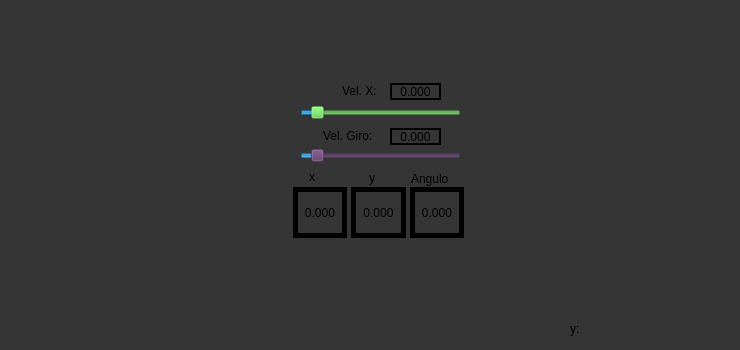
<?xml version="1.0" encoding="UTF-8"?>
<ui version="4.0">
 <class>MainWindowDesign</class>
 <widget class="QMainWindow" name="MainWindowDesign">
  <property name="geometry">
   <rect>
    <x>0</x>
    <y>0</y>
    <width>740</width>
    <height>350</height>
   </rect>
  </property>
  <property name="minimumSize">
   <size>
    <width>740</width>
    <height>350</height>
   </size>
  </property>
  <property name="maximumSize">
   <size>
    <width>740</width>
    <height>350</height>
   </size>
  </property>
  <property name="windowTitle">
   <string>QRosApp</string>
  </property>
  <property name="windowIcon">
   <iconset resource="../resources/button.qrc">
    <normaloff>:/images/joystick_play.png</normaloff>:/images/joystick_play.png</iconset>
  </property>
  <property name="styleSheet">
   <string notr="true">background-color: rgb(53, 53, 53);</string>
  </property>
  <property name="locale">
   <locale language="English" country="Australia"/>
  </property>
  <widget class="QWidget" name="centralwidget">
   <widget class="QLabel" name="label">
    <property name="geometry">
     <rect>
      <x>309</x>
      <y>168</y>
      <width>16</width>
      <height>17</height>
     </rect>
    </property>
    <property name="styleSheet">
     <string notr="true">background-color: rgb(0, 0, 0,0);
font: 57 11pt &quot;Ubuntu&quot;;
color: rgb(0, 0, 0);</string>
    </property>
    <property name="text">
     <string>x</string>
    </property>
   </widget>
   <widget class="QLabel" name="label_2">
    <property name="geometry">
     <rect>
      <x>570</x>
      <y>320</y>
      <width>16</width>
      <height>17</height>
     </rect>
    </property>
    <property name="styleSheet">
     <string notr="true">background-color: rgb(0, 0, 0,0);
color: rgb(0, 0, 0);</string>
    </property>
    <property name="text">
     <string>y:</string>
    </property>
   </widget>
   <widget class="QLabel" name="joystick_img">
    <property name="geometry">
     <rect>
      <x>9</x>
      <y>9</y>
      <width>729</width>
      <height>343</height>
     </rect>
    </property>
    <property name="text">
     <string/>
    </property>
    <property name="pixmap">
     <pixmap resource="../resources/button.qrc">:/images/joystick_play.png</pixmap>
    </property>
    <property name="alignment">
     <set>Qt::AlignCenter</set>
    </property>
   </widget>
   <widget class="QLabel" name="label_3">
    <property name="geometry">
     <rect>
      <x>369</x>
      <y>169</y>
      <width>16</width>
      <height>17</height>
     </rect>
    </property>
    <property name="styleSheet">
     <string notr="true">background-color: rgb(0, 0, 0,0);
font: 57 11pt &quot;Ubuntu&quot;;
color: rgb(0, 0, 0);</string>
    </property>
    <property name="text">
     <string>y</string>
    </property>
   </widget>
   <widget class="QLabel" name="label_4">
    <property name="geometry">
     <rect>
      <x>411</x>
      <y>170</y>
      <width>61</width>
      <height>17</height>
     </rect>
    </property>
    <property name="styleSheet">
     <string notr="true">background-color: rgb(0, 0, 0,0);
font: 57 11pt &quot;Ubuntu&quot;;
color: rgb(0, 0, 0);</string>
    </property>
    <property name="text">
     <string>Angulo</string>
    </property>
   </widget>
   <widget class="QPushButton" name="go_forward">
    <property name="geometry">
     <rect>
      <x>144</x>
      <y>113</y>
      <width>51</width>
      <height>51</height>
     </rect>
    </property>
    <property name="autoFillBackground">
     <bool>false</bool>
    </property>
    <property name="styleSheet">
     <string notr="true">background-color: rgba(255,255,255,0);</string>
    </property>
    <property name="text">
     <string/>
    </property>
    <property name="icon">
     <iconset resource="../resources/button.qrc">
      <normaloff>:/images/logo_button_up.png</normaloff>:/images/logo_button_up.png</iconset>
    </property>
    <property name="iconSize">
     <size>
      <width>51</width>
      <height>51</height>
     </size>
    </property>
    <property name="flat">
     <bool>true</bool>
    </property>
   </widget>
   <widget class="QPushButton" name="go_right">
    <property name="geometry">
     <rect>
      <x>184</x>
      <y>154</y>
      <width>51</width>
      <height>51</height>
     </rect>
    </property>
    <property name="autoFillBackground">
     <bool>false</bool>
    </property>
    <property name="styleSheet">
     <string notr="true">background-color: rgba(255,255,255,0);</string>
    </property>
    <property name="text">
     <string/>
    </property>
    <property name="icon">
     <iconset resource="../resources/button.qrc">
      <normaloff>:/images/logo_button_right.png</normaloff>:/images/logo_button_right.png</iconset>
    </property>
    <property name="iconSize">
     <size>
      <width>51</width>
      <height>51</height>
     </size>
    </property>
    <property name="flat">
     <bool>true</bool>
    </property>
   </widget>
   <widget class="QPushButton" name="go_left">
    <property name="geometry">
     <rect>
      <x>105</x>
      <y>153</y>
      <width>51</width>
      <height>51</height>
     </rect>
    </property>
    <property name="autoFillBackground">
     <bool>false</bool>
    </property>
    <property name="styleSheet">
     <string notr="true">background-color: rgba(255,255,255,0);</string>
    </property>
    <property name="text">
     <string/>
    </property>
    <property name="icon">
     <iconset resource="../resources/button.qrc">
      <normaloff>:/images/logo_button_left.png</normaloff>:/images/logo_button_left.png</iconset>
    </property>
    <property name="iconSize">
     <size>
      <width>51</width>
      <height>51</height>
     </size>
    </property>
    <property name="flat">
     <bool>true</bool>
    </property>
   </widget>
   <widget class="QPushButton" name="go_back">
    <property name="geometry">
     <rect>
      <x>145</x>
      <y>193</y>
      <width>51</width>
      <height>51</height>
     </rect>
    </property>
    <property name="autoFillBackground">
     <bool>false</bool>
    </property>
    <property name="styleSheet">
     <string notr="true">background-color: rgba(255,255,255,0);</string>
    </property>
    <property name="text">
     <string/>
    </property>
    <property name="icon">
     <iconset resource="../resources/button.qrc">
      <normaloff>:/images/logo_button_down.png</normaloff>:/images/logo_button_down.png</iconset>
    </property>
    <property name="iconSize">
     <size>
      <width>51</width>
      <height>51</height>
     </size>
    </property>
    <property name="flat">
     <bool>true</bool>
    </property>
   </widget>
   <widget class="QLabel" name="y_label">
    <property name="geometry">
     <rect>
      <x>351</x>
      <y>187</y>
      <width>55</width>
      <height>51</height>
     </rect>
    </property>
    <property name="styleSheet">
     <string notr="true">color:rgb(0, 0, 0);
background-color: rgb(53, 53, 53);</string>
    </property>
    <property name="frameShape">
     <enum>QFrame::Box</enum>
    </property>
    <property name="lineWidth">
     <number>5</number>
    </property>
    <property name="text">
     <string>0.000</string>
    </property>
    <property name="alignment">
     <set>Qt::AlignCenter</set>
    </property>
   </widget>
   <widget class="QLabel" name="o_label">
    <property name="geometry">
     <rect>
      <x>410</x>
      <y>187</y>
      <width>54</width>
      <height>51</height>
     </rect>
    </property>
    <property name="styleSheet">
     <string notr="true">color:rgb(0, 0, 0);
background-color: rgb(53, 53, 53);</string>
    </property>
    <property name="frameShape">
     <enum>QFrame::Box</enum>
    </property>
    <property name="lineWidth">
     <number>5</number>
    </property>
    <property name="text">
     <string>0.000</string>
    </property>
    <property name="alignment">
     <set>Qt::AlignCenter</set>
    </property>
   </widget>
   <widget class="QLabel" name="x_label">
    <property name="geometry">
     <rect>
      <x>293</x>
      <y>187</y>
      <width>54</width>
      <height>51</height>
     </rect>
    </property>
    <property name="styleSheet">
     <string notr="true">color:rgb(0, 0, 0);
background-color: rgb(53, 53, 53);</string>
    </property>
    <property name="frameShape">
     <enum>QFrame::Box</enum>
    </property>
    <property name="lineWidth">
     <number>5</number>
    </property>
    <property name="text">
     <string>0.000</string>
    </property>
    <property name="alignment">
     <set>Qt::AlignCenter</set>
    </property>
   </widget>
   <widget class="QLabel" name="label_5">
    <property name="geometry">
     <rect>
      <x>342</x>
      <y>82</y>
      <width>51</width>
      <height>17</height>
     </rect>
    </property>
    <property name="styleSheet">
     <string notr="true">background-color: rgb(0, 0, 0,0);
color: rgb(0, 0, 0);</string>
    </property>
    <property name="text">
     <string>Vel. X:</string>
    </property>
   </widget>
   <widget class="QPushButton" name="pause">
    <property name="geometry">
     <rect>
      <x>145</x>
      <y>153</y>
      <width>51</width>
      <height>51</height>
     </rect>
    </property>
    <property name="autoFillBackground">
     <bool>false</bool>
    </property>
    <property name="styleSheet">
     <string notr="true">background-color: rgba(255,255,255,0);</string>
    </property>
    <property name="text">
     <string/>
    </property>
    <property name="icon">
     <iconset resource="../resources/button.qrc">
      <normaloff>:/images/pause.png</normaloff>:/images/pause.png</iconset>
    </property>
    <property name="iconSize">
     <size>
      <width>42</width>
      <height>42</height>
     </size>
    </property>
    <property name="flat">
     <bool>true</bool>
    </property>
   </widget>
   <widget class="QSlider" name="x_speed">
    <property name="geometry">
     <rect>
      <x>300</x>
      <y>102</y>
      <width>161</width>
      <height>21</height>
     </rect>
    </property>
    <property name="cursor">
     <cursorShape>ArrowCursor</cursorShape>
    </property>
    <property name="styleSheet">
     <string notr="true">color: rgb(78, 154, 6);
background-color: rgba(79, 191, 64, 0);
selection-color: rgb(78, 154, 6);</string>
    </property>
    <property name="maximum">
     <number>30</number>
    </property>
    <property name="singleStep">
     <number>1</number>
    </property>
    <property name="pageStep">
     <number>10</number>
    </property>
    <property name="value">
     <number>2</number>
    </property>
    <property name="sliderPosition">
     <number>2</number>
    </property>
    <property name="orientation">
     <enum>Qt::Horizontal</enum>
    </property>
    <property name="tickPosition">
     <enum>QSlider::NoTicks</enum>
    </property>
    <property name="tickInterval">
     <number>10</number>
    </property>
   </widget>
   <widget class="QLabel" name="label_6">
    <property name="geometry">
     <rect>
      <x>323</x>
      <y>127</y>
      <width>71</width>
      <height>17</height>
     </rect>
    </property>
    <property name="styleSheet">
     <string notr="true">background-color: rgb(0, 0, 0,0);
color: rgb(0, 0, 0);</string>
    </property>
    <property name="text">
     <string>Vel. Giro:</string>
    </property>
   </widget>
   <widget class="QSlider" name="a_speed">
    <property name="geometry">
     <rect>
      <x>300</x>
      <y>141</y>
      <width>161</width>
      <height>21</height>
     </rect>
    </property>
    <property name="cursor">
     <cursorShape>ArrowCursor</cursorShape>
    </property>
    <property name="styleSheet">
     <string notr="true">color: rgb(78, 154, 6);
background-color: rgb(92, 53, 102,0);</string>
    </property>
    <property name="maximum">
     <number>30</number>
    </property>
    <property name="singleStep">
     <number>1</number>
    </property>
    <property name="pageStep">
     <number>10</number>
    </property>
    <property name="value">
     <number>2</number>
    </property>
    <property name="orientation">
     <enum>Qt::Horizontal</enum>
    </property>
    <property name="tickPosition">
     <enum>QSlider::TicksAbove</enum>
    </property>
    <property name="tickInterval">
     <number>10</number>
    </property>
   </widget>
   <widget class="QLabel" name="show_x_speed">
    <property name="geometry">
     <rect>
      <x>390</x>
      <y>83</y>
      <width>51</width>
      <height>17</height>
     </rect>
    </property>
    <property name="styleSheet">
     <string notr="true">color:rgb(0, 0, 0);
background-color: rgb(53, 53, 53);</string>
    </property>
    <property name="frameShape">
     <enum>QFrame::Box</enum>
    </property>
    <property name="lineWidth">
     <number>2</number>
    </property>
    <property name="text">
     <string>0.000</string>
    </property>
    <property name="alignment">
     <set>Qt::AlignCenter</set>
    </property>
   </widget>
   <widget class="QLabel" name="show_a_speed">
    <property name="geometry">
     <rect>
      <x>390</x>
      <y>128</y>
      <width>51</width>
      <height>17</height>
     </rect>
    </property>
    <property name="styleSheet">
     <string notr="true">color:rgb(0, 0, 0);
background-color: rgb(53, 53, 53);</string>
    </property>
    <property name="frameShape">
     <enum>QFrame::Box</enum>
    </property>
    <property name="lineWidth">
     <number>2</number>
    </property>
    <property name="text">
     <string>0.000</string>
    </property>
    <property name="alignment">
     <set>Qt::AlignCenter</set>
    </property>
   </widget>
   <widget class="QLabel" name="rosBAD">
    <property name="geometry">
     <rect>
      <x>358</x>
      <y>33</y>
      <width>41</width>
      <height>31</height>
     </rect>
    </property>
    <property name="styleSheet">
     <string notr="true">background-color: rgba(255,255,255,0);</string>
    </property>
    <property name="text">
     <string/>
    </property>
    <property name="pixmap">
     <pixmap resource="../resources/button.qrc">:/images/roscoreBAD.png</pixmap>
    </property>
    <property name="scaledContents">
     <bool>true</bool>
    </property>
   </widget>
   <widget class="QLabel" name="rosOK">
    <property name="geometry">
     <rect>
      <x>358</x>
      <y>33</y>
      <width>41</width>
      <height>31</height>
     </rect>
    </property>
    <property name="styleSheet">
     <string notr="true">background-color: rgba(255,255,255,0);</string>
    </property>
    <property name="text">
     <string/>
    </property>
    <property name="pixmap">
     <pixmap resource="../resources/button.qrc">:/images/roscoreOK.png</pixmap>
    </property>
    <property name="scaledContents">
     <bool>true</bool>
    </property>
   </widget>
   <zorder>joystick_img</zorder>
   <zorder>label</zorder>
   <zorder>label_2</zorder>
   <zorder>label_3</zorder>
   <zorder>label_4</zorder>
   <zorder>go_forward</zorder>
   <zorder>go_right</zorder>
   <zorder>go_left</zorder>
   <zorder>go_back</zorder>
   <zorder>y_label</zorder>
   <zorder>o_label</zorder>
   <zorder>x_label</zorder>
   <zorder>label_5</zorder>
   <zorder>pause</zorder>
   <zorder>x_speed</zorder>
   <zorder>label_6</zorder>
   <zorder>a_speed</zorder>
   <zorder>show_x_speed</zorder>
   <zorder>show_a_speed</zorder>
   <zorder>rosBAD</zorder>
   <zorder>rosOK</zorder>
  </widget>
  <action name="action_Quit">
   <property name="text">
    <string>&amp;Quit</string>
   </property>
   <property name="shortcut">
    <string>Ctrl+Q</string>
   </property>
   <property name="shortcutContext">
    <enum>Qt::ApplicationShortcut</enum>
   </property>
  </action>
  <action name="action_Preferences">
   <property name="text">
    <string>&amp;Preferences</string>
   </property>
  </action>
  <action name="actionAbout">
   <property name="text">
    <string>&amp;About</string>
   </property>
  </action>
  <action name="actionAbout_Qt">
   <property name="text">
    <string>About &amp;Qt</string>
   </property>
  </action>
 </widget>
 <tabstops>
  <tabstop>pause</tabstop>
  <tabstop>go_forward</tabstop>
  <tabstop>go_back</tabstop>
  <tabstop>go_left</tabstop>
  <tabstop>go_right</tabstop>
 </tabstops>
 <resources>
  <include location="../resources/button.qrc"/>
 </resources>
 <connections>
  <connection>
   <sender>action_Quit</sender>
   <signal>triggered()</signal>
   <receiver>MainWindowDesign</receiver>
   <slot>close()</slot>
   <hints>
    <hint type="sourcelabel">
     <x>-1</x>
     <y>-1</y>
    </hint>
    <hint type="destinationlabel">
     <x>399</x>
     <y>299</y>
    </hint>
   </hints>
  </connection>
 </connections>
</ui>
